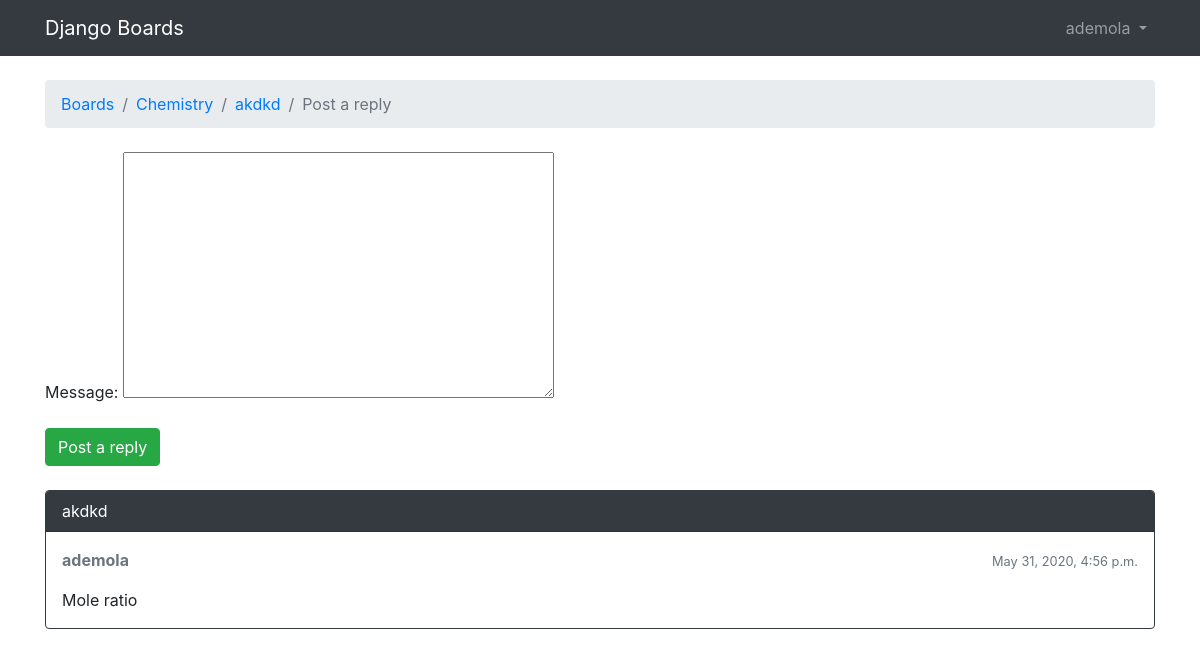
Before: /boards/Chemistry/topics/akdkd/reply (signed in) with the older database file.
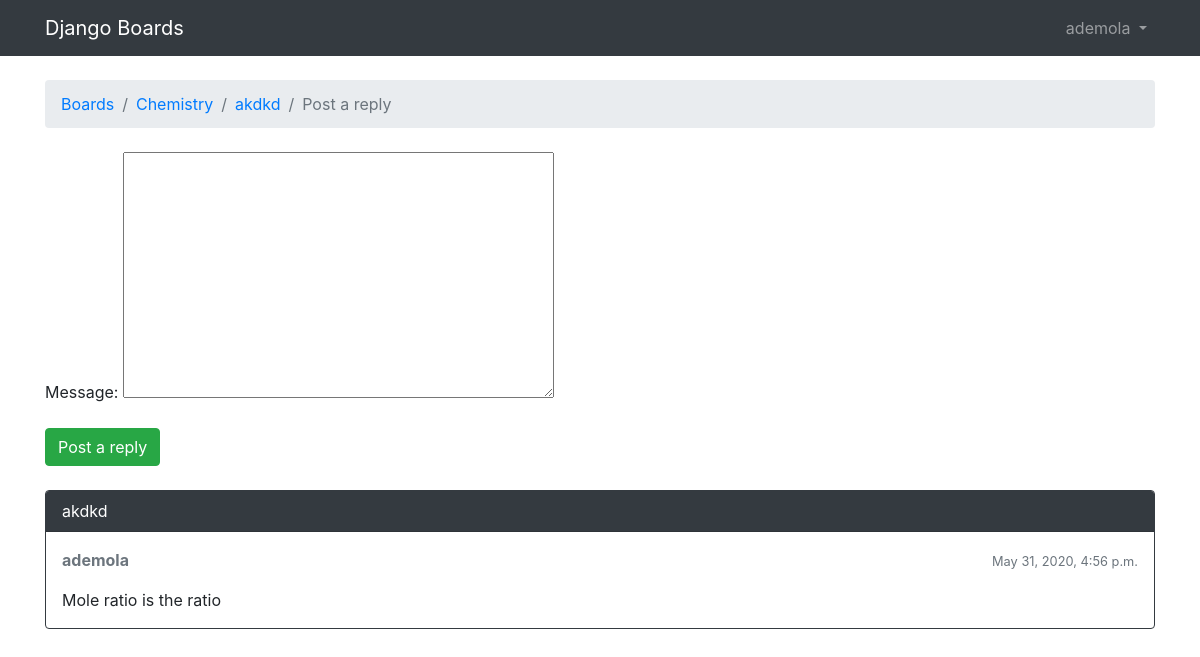
After: the same page with the newer database file.
### boards/models.py (models this page shows, shortened)
class Post(models.Model):
    message = models.TextField(max_length=4000)
    topic = models.ForeignKey(Topic,on_delete=models.CASCADE,null=True, related_name="posts")
    created_at = models.DateTimeField(auto_now_add=True)
    update_at = models.DateTimeField(null= True)
    created_by = models.ForeignKey(User,on_delete=models.CASCADE,null= True,related_name = "posts")
    updated_by = models.ForeignKey(User,on_delete=models.CASCADE,null=True,related_name = "+")

### boards/views.py (the view)
@login_required
def reply_topic(request, name, topic_subject):
    topic = get_object_or_404(Topic, boards__name=name, subject=topic_subject)
    if request.method == 'POST':
        form = Postform(request.POST)
        if form.is_valid():
            post = form.save(commit=False)
            post.topic = topic
            post.created_by = request.user
            post.save()
            return redirect('topic_posts', name=name, topic_subject=topic_subject)
    else:
        form = Postform()
    return render(request, 'boards/reply_post.html', {'topic': topic, 'form': form})

### boards/Forms.py
class Postform(ModelForm):
    class Meta:
        model = Post
        fields = ("message",)
        labels = {"message":"Message"}

### boards/Templates/boards/reply_post.html (shortened to what this page needs)
{% extends 'boards/Base.html' %}
{% load static %}
{% block breadcrumb %}
  <li class="breadcrumb-item"><a href="{% url 'home' %}">Boards</a></li>
  <li class="breadcrumb-item"><a href="{% url 'board_topics' topic.boards.name %}">{{ topic.boards.name }}</a></li>
  <li class="breadcrumb-item"><a href="{% url 'topic_posts' topic.boards.name topic.subject %}">{{ topic.subject }}</a></li>
  <li class="breadcrumb-item active">Post a reply</li>
{% endblock %}
{% block content %}
  <form method="post" class="mb-4">
    {{ form.as_p}}
    <button type="submit" class="btn btn-success">Post a reply</button>
  </form>
  {% for post in topic.posts.all %}
    <div class="card mb-2
        {% if forloop.first %}border-dark {% endif %}">
        {% if forloop.first %}
        <div class="card-header text-white bg-dark py-2 px-3">{{ topic.subject }}</div>
        {% endif %}
      <div class="card-body p-3">
        <div class="row mb-3">
          <div class="col-6">
            <strong class="text-muted">{{ post.created_by.username }}</strong>
          </div>
          <div class="col-6 text-right">
            <small class="text-muted">{{ post.created_at }}</small>
          </div>
        </div>
        {{ post.message }}
      </div>
    </div>
  {% endfor %}
{% endblock %}

Changed rows visible on the page:
changed Post "ademola": message "Mole ratio" → "Mole ratio is the ratio"
